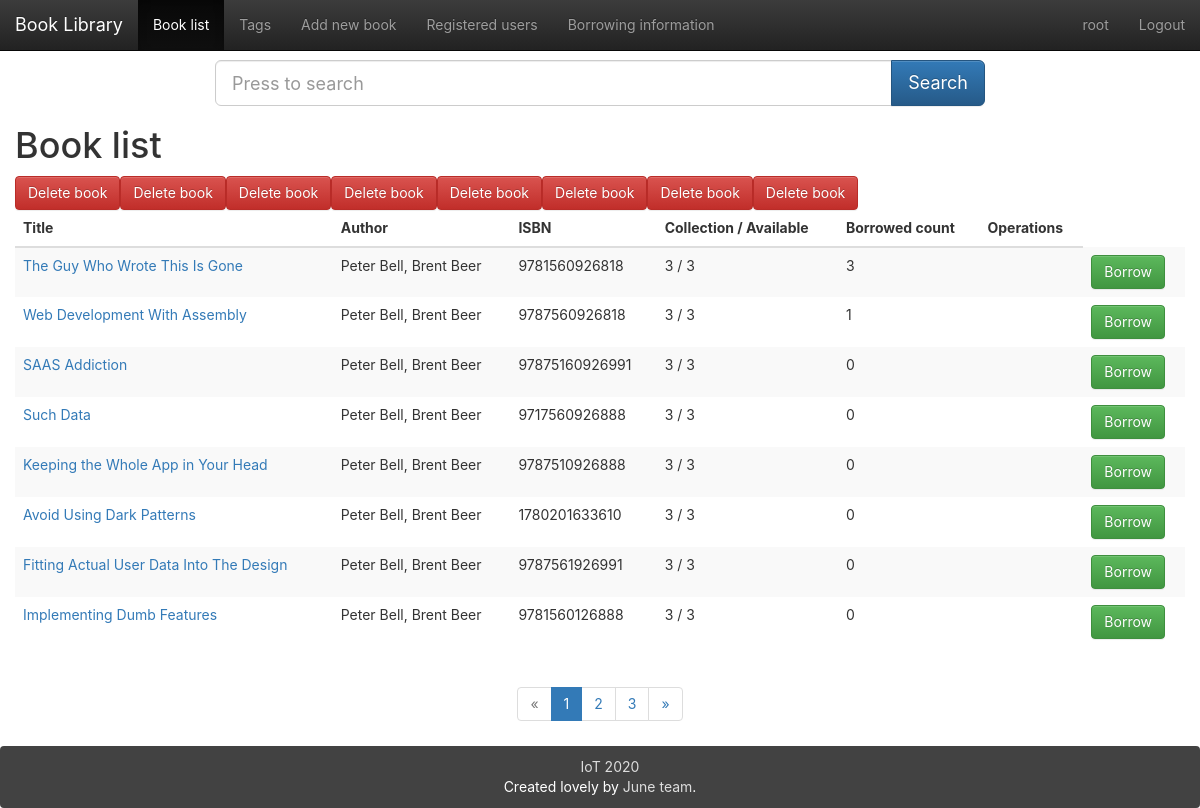
Screenshot of /books/ (signed in) with the database file from the repository.
### app/models.py (models this page shows, shortened)
class User(UserMixin, db.Model):
    __tablename__ = 'users'
    id = db.Column(db.Integer, primary_key=True)
    email = db.Column(db.String(64), unique=True)
    name = db.Column(db.String(64))
    password_hash = db.deferred(db.Column(db.String(128)))
    major = db.Column(db.String(128))
    role_id = db.Column(db.Integer, db.ForeignKey('roles.id'))
    headline = db.Column(db.String(32), nullable=True)
    about_me = db.deferred(db.Column(db.Text, nullable=True))
    about_me_html = db.deferred(db.Column(db.Text, nullable=True))
    avatar = db.Column(db.String(128))
    member_since = db.Column(db.DateTime(), default=datetime.utcnow)
    balance = db.Column(db.Integer())
    @property
    def password(self):
        raise AttributeError('password is not readable attribute')
    def can(self, permissions):
        return self.role is not None and \
               (self.role.permissions & permissions) == permissions
    logs = db.relationship('Log',
                           backref=db.backref('user', lazy='joined'),
                           lazy='dynamic',
                           cascade='all, delete-orphan')
    comments = db.relationship('Comment',
                               backref=db.backref('user', lazy='joined'),
                               lazy='dynamic',
                               cascade='all, delete-orphan')
    def borrowing(self, book):
        return self.logs.filter_by(book_id=book.id, returned=0).first()

class Book(db.Model):
    __tablename__ = 'books'
    id = db.Column(db.Integer, primary_key=True)
    isbn = db.Column(db.String(16), unique=True)
    title = db.Column(db.String(128))
    origin_title = db.Column(db.String(128))
    subtitle = db.Column(db.String(128))
    author = db.Column(db.String(128))
    translator = db.Column(db.String(64))
    publisher = db.Column(db.String(64))
    image = db.Column(db.String(128))
    pubdate = db.Column(db.String(32))
    pages = db.Column(db.Integer)
    price = db.Column(db.String(16))
    binding = db.Column(db.String(16))
    numbers = db.Column(db.Integer, default=5)
    summary = db.deferred(db.Column(db.Text, default=""))
    summary_html = db.deferred(db.Column(db.Text))
    catalog = db.deferred(db.Column(db.Text, default=""))
    catalog_html = db.deferred(db.Column(db.Text))
    hidden = db.Column(db.Boolean, default=0)
    logs = db.relationship('Log',
                           backref=db.backref('book', lazy='joined'),
                           lazy='dynamic',
                           cascade='all, delete-orphan')
    comments = db.relationship('Comment', backref='book',
                               lazy='dynamic',
                               cascade='all, delete-orphan')
    @property
    def tags_string(self):
        return ",".join([tag.name for tag in self.tags.all()])
    def can_borrow(self):
        return (not self.hidden) and self.can_borrow_number() > 0
    def can_borrow_number(self):
        return self.numbers - Log.query.filter_by(book_id=self.id, returned=0).count()

### app/main/book/views.py (the view)
@book.route('/')
def index():
    search_word = request.args.get('search', None)
    search_form = SearchForm()
    page = request.args.get('page', 1, type=int)
    the_books = Book.query
    if not current_user.can(Permission.UPDATE_BOOK_INFORMATION):
        the_books = Book.query.filter_by(hidden=0)
    if search_word:
        search_word = search_word.strip()
        the_books = the_books.filter(db.or_(
            Book.title.ilike(u"%%%s%%" % search_word), Book.author.ilike(u"%%%s%%" % search_word), Book.isbn.ilike(
                u"%%%s%%" % search_word), Book.tags.any(Tag.name.ilike(u"%%%s%%" % search_word)), Book.subtitle.ilike(
                u"%%%s%%" % search_word))).outerjoin(Log).group_by(Book.id).order_by(db.func.count(Log.id).desc())
        search_form.search.data = search_word
    else:
        the_books = Book.query.order_by(Book.id.desc())
    pagination = the_books.paginate(page, per_page=8)
    result_books = pagination.items
    return render_template("book.html", books=result_books, pagination=pagination, search_form=search_form,
                           title=u"Book list")

### app/main/book/forms.py
class SearchForm(FlaskForm):
    search = StringField(validators=[DataRequired()])
    submit = SubmitField(u"Search")

### app/main/__init__.py (called while the page is built)
@lm.user_loader
def load_user(id):
    return User.query.get(int(id))

### app/main/index/views.py (called while the page is built)
@main.app_context_processor
def inject_permissions():
    return dict(Permission=Permission)

### app/main/book/templates/book.html (shortened to what this page needs)
{% extends "base.html" %}
{% from "bootstrap/pagination.html" import render_pagination %}
{% import "bootstrap/wtf.html" as wtf %}
{% block mycontent %}
    <div class="row">
        <div class="col-sm-8 col-sm-offset-2">
            <form class="form form-horizontal" method="get">
                <div class="input-group  input-group-lg">
                    {{ search_form.search(placeholder="Press to search",class_="form-control") }}
                <span class="input-group-btn">
                    <input class="btn btn-primary" id="submit" name="submit" type="submit" value="Search">
                </span>
                </div>
            </form>
        </div>
    </div>
    <h1>{{ title }}</h1>
    <table class="table table-striped table-hover">
        <thead>
        <tr>
            <th>Title</th>
            <th class="hidden-xs">Author</th>
            <th class="hidden-xs">ISBN</th>
            <th class="hidden-xs">Collection / Available</th>
            <th class="hidden-xs">Borrowed count</th>
            {%- if current_user.is_authenticated -%}
                <th>Operations</th>
            {%- endif -%}
        </tr>
        </thead>
        <tbody>
        {%- for book in books -%}
            <tr class="{% if book.hidden %}danger{% endif %} animated fadeIn delay-{{ loop.index0 }}">
                <td><a href="{{ url_for('book.detail',book_id=book.id) }}">{{ book.title }}</a>
                </td>
                <td class="hidden-xs">{{ book.author }}</td>
                <td class="hidden-xs">{{ book.isbn }}</td>
                <td class="hidden-xs">{{ book.numbers }} / {{ book.can_borrow_number() }}</td>
                <td class="hidden-xs">{{ book.logs.count() }}</td>
                {%- if current_user.is_authenticated -%}
                    <td>
                        {% with log =current_user.borrowing(book) %}
                        {% if log %}
                            {% if log.return_request == false %}
                                <td><a class="btn btn-primary"
                                        href="{{ url_for('log.book_return',log_id=log.id,next=request.path) }}">
                                    Return
                                </a></td>
                            {% else %}
                                <td><a class="btn  btn-secondary" disabled="disabled">
                                Wait
                                </a></td>
                            {% endif %}
                        {% else %}
                            <td><a class="btn btn-success"
                                   href="{{ url_for('log.book_borrow',book_id=book.id,next=request.path) }}"
                                   {% if not book.can_borrow() %}disabled="disabled"{% endif %}>
                                Borrow
                            </a></td>
                        {% endif %}
                    {% endwith %}
                        {% if book.hidden %}
                            {%- if current_user.is_administrator() -%}
                                <a type="button" class="btn btn-info"
                                   href="{{ url_for('book.put_back',book_id=book.id,next=request.full_path) }}">Restore book</a>
                            {%- endif -%}
                        {% else %}
                            {%- if current_user.can(Permission.DELETE_BOOK) -%}
                                <a type="button" class="btn btn-danger"
                                   href="{{ url_for('book.delete',book_id=book.id,next=request.full_path) }}">Delete book</a>
                            {%- endif -%}
                        {%- endif -%}
                    </td>
                {%- endif -%}
            </tr>
        {%- endfor -%}
        </tbody>
    </table>
    {% if pagination and pagination.pages > 1 %}
        <div class="container-fluid text-center">
            {{ render_pagination(pagination) }}
        </div>
    {% endif %}
{%- endblock -%}

### app/templates/base.html (shortened to what this page needs)
{%- extends "bootstrap/base.html" -%}
{%- from 'bootstrap/utils.html' import flashed_messages,icon -%}
{%- block styles -%}
    <link href="{{ url_for('static',filename='css/bootstrap.min.css') }}" rel="stylesheet">
    <link href="{{ url_for('static',filename='css/bootstrap-theme.min.css') }}" rel="stylesheet">
    <link href="{{ url_for('static',filename='css/main.css') }}" rel="stylesheet">
{%- endblock -%}
{%- block body_attribs %} class="Site"{%- endblock -%}
{%- block navbar -%}
    <nav class="navbar  navbar-inverse navbar-fixed-top">
        <div class="container-fluid">
            <div class="navbar-header">
                <a class="navbar-brand" href="{{ url_for('main.index') }}">Book Library</a>
            </div>
            <div class="collapse navbar-collapse" id="bs-example-navbar-collapse-1">
                <ul class="nav navbar-nav">
                    <li {%- if request.path == url_for('book.index') %} class="active"{%- endif -%} ><a
                            href="{{ url_for('book.index') }}">Book list</a></li>
                    {%- if current_user.is_authenticated -%}
                        <li {%- if request.path == url_for('book.tags') %} class="active"{%- endif -%} ><a
                                href="{{ url_for('book.tags') }}">Tags</a></li>
                        {%- if current_user.can(Permission.ADD_BOOK) -%}
                            <li {%- if request.path == url_for('book.add') %} class="active"{%- endif -%} ><a
                                    href="{{ url_for('book.add') }}">Add new book</a></li>
                        {%- endif -%}
                        <li {%- if request.path == url_for('user.index') %} class="active"{%- endif -%} ><a
                                href="{{ url_for('user.index') }}">Registered users</a></li>
                        <li {%- if request.path == url_for('log.index') %} class="active"{%- endif -%} ><a
                                href="{{ url_for('log.index') }}">Borrowing information</a></li>
                    {%- endif -%}
                </ul>
                <ul class="nav navbar-nav navbar-right">
                    {%- if current_user.is_authenticated -%}
                        <li  >
                            <a href="{{ url_for('user.detail',user_id=current_user.id) }}">{{ current_user.name }}</a>
                        </li>
                        <li><a href="{{ url_for('auth.logout') }}">Logout</a></li>
                    {%- else -%}
                        <li><a href="{{ url_for('auth.login') }}">Login</a></li>
                    {%- endif -%}
                </ul>
            </div>
        </div>
    </nav>
{%- endblock -%}
{%- block content -%}
    <main class="container-fluid Site-content">
        {%- block mycontent -%}{%- endblock -%}
    </main>
    <footer class="panel panel-inverse">
        <div id="site-footer-content">
            <div><a href="https://github.com/falsefox13/Library" target="_blank"><span
                    class="icon icon--github"><svg
                    viewBox="0 0 16 16">
                </svg></span><span class="username"> IoT 2020 </span></a></div>
            <span class="line-wrap">Created lovely by <a href="https://github.com/falsefox13/Library">June team</a>.</span>
        </div>
    </footer>
{%- endblock -%}

### app/static/css/main.css (style rules this page uses)
html, body { height: 100%; width: 100%; margin: 0; padding: 0; }
.Site { display: -webkit-box; display: -moz-box; display: -ms-flexbox; display: -webkit-flex; display: flex; flex-direction: column; }
.Site-content { -webkit-box-flex: 1 0 auto; -moz-box-flex: 1 0 auto; -webkit-flex: 1 0 auto; -ms-flex: 1 0 auto; flex: 1 0 auto; width: 100%; margin-top: 60px; }
.panel.panel-inverse { -webkit-box-flex: none; -moz-box-flex: none; -webkit-flex: none; -ms-flex: none; flex: none; margin-bottom: 0; background-color: #424242; color: white; text-align: center; padding: 1rem; }
.panel.panel-inverse a { color: #ddd; }
.line-wrap { display: inline-block; }
.icon > svg { display: inline-block; width: 16px; height: 16px; vertical-align: middle; }
html, body, main { font-family: -apple-system, "Helvetica Neue", Helvetica, Arial, sans-serif; }
.animated { -webkit-animation-fill-mode: both; -moz-animation-fill-mode: both; -ms-animation-fill-mode: both; -o-animation-fill-mode: both; animation-fill-mode: both; -webkit-animation-duration: 1s; -moz-animation-duration: 1s; -ms-animation-duration: 1s; -o-animation-duration: 1s; animation-duration: 1s; }
.delay-0 { -webkit-animation-delay: .05s; -moz-animation-delay: .05s; -o-animation-delay: .05s; animation-delay: .05s; }
.delay-1 { -webkit-animation-delay: .10s; -moz-animation-delay: .10s; -o-animation-delay: .10s; animation-delay: .10s; }
.delay-2 { -webkit-animation-delay: .15s; -moz-animation-delay: .15s; -o-animation-delay: .15s; animation-delay: .15s; }
.delay-3 { -webkit-animation-delay: .20s; -moz-animation-delay: .20s; -o-animation-delay: .20s; animation-delay: .20s; }
.delay-4 { -webkit-animation-delay: .25s; -moz-animation-delay: .25s; -o-animation-delay: .25s; animation-delay: .25s; }
.delay-5 { -webkit-animation-delay: .30s; -moz-animation-delay: .30s; -o-animation-delay: .30s; animation-delay: .30s; }
.delay-6 { -webkit-animation-delay: .35s; -moz-animation-delay: .35s; -o-animation-delay: .35s; animation-delay: .35s; }
.delay-7 { -webkit-animation-delay: .40s; -moz-animation-delay: .40s; -o-animation-delay: .40s; animation-delay: .40s; }
.fadeIn { -webkit-animation-name: fadeIn; -moz-animation-name: fadeIn; -o-animation-name: fadeIn; animation-name: fadeIn; }
.table.table-striped { border: none; }
.table.table-striped td { border: none; }

### rows the page displays
User: name "root"
Book: title "The Guy Who Wrote This Is Gone", author "Peter Bell, Brent Beer", isbn "9781560926818", numbers "3", can_borrow_number "3", logs.count "3"
Book: title "Web Development With Assembly", author "Peter Bell, Brent Beer", isbn "9787560926818", numbers "3", can_borrow_number "3", logs.count "1"
Book: title "SAAS Addiction", author "Peter Bell, Brent Beer", isbn "97875160926991", numbers "3", can_borrow_number "3", logs.count "0"
Book: title "Such Data", author "Peter Bell, Brent Beer", isbn "9717560926888", numbers "3", can_borrow_number "3", logs.count "0"
Book: title "Keeping the Whole App in Your Head", author "Peter Bell, Brent Beer", isbn "9787510926888", numbers "3", can_borrow_number "3", logs.count "0"
Book: title "Avoid Using Dark Patterns", author "Peter Bell, Brent Beer", isbn "1780201633610", numbers "3", can_borrow_number "3", logs.count "0"
Book: title "Fitting Actual User Data Into The Design", author "Peter Bell, Brent Beer", isbn "9787561926991", numbers "3", can_borrow_number "3", logs.count "0"
Book: title "Implementing Dumb Features", author "Peter Bell, Brent Beer", isbn "9781560126888", numbers "3", can_borrow_number "3", logs.count "0"

### other values shown
{{ title }} "Book list"
{{ render_pagination(pagination) }} "« 1 2 3 »"
